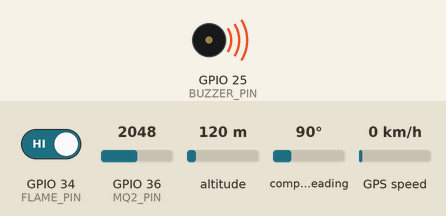
This sketch was run on a simulated ESP32. On the bench: buzzer (waves = sounding, pin HIGH). The test bench sets the inputs (shaded band); at power-on: GPIO 36 (MQ2_PIN) = 2048, GPIO 34 (FLAME_PIN) HIGH, altitude 120 m, compass heading 90°, GPS speed 0 km/h. WiFi joins after 1.5 s; servers stay silent unless stated; the local clock reads 2024-03-15 10:24:30 at power-on unless the sketch sets it; the GPS gets a fix after 3 s at 37.7749, -122.4194 with 8 satellites; what the sketch prints to the serial monitor is not drawn.

Above: at 4.7 s.
4.8 s: GPIO 36 (MQ2_PIN) set to 1944
6.3 s: GPIO 36 (MQ2_PIN) set to 1854
At 7.3 s:
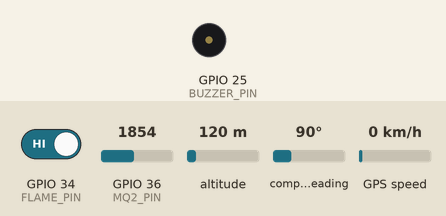
9.4 s: GPIO 34 (FLAME_PIN) driven LOW
At 10.7 s:
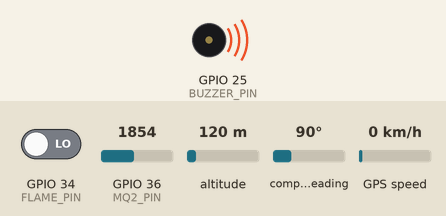
13.4 s: GPIO 34 (FLAME_PIN) driven HIGH
At 13.9 s:
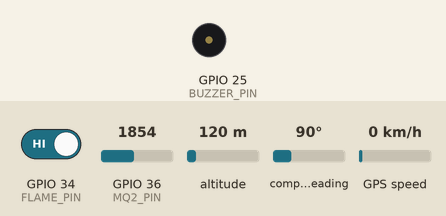
14.9 s: GPIO 36 (MQ2_PIN) set to 1940
At 16.1 s:
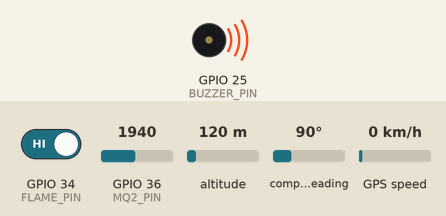
Timing chart, 0 to 17.5 s (numbered marks = the images above; inputs shaded):
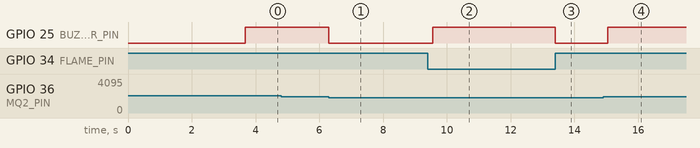

The sketch:

IOT_Firefighting.ino
```cpp
#include <TinyGPS++.h>
#include <HardwareSerial.h>
#include <WiFi.h>
#include <Firebase_ESP_Client.h>

#include <addons/TokenHelper.h>
#include <addons/RTDBHelper.h>

// ====== Device ID ======
#define DEVICE_ID "station_1"

// ====== Pin Configuration ======
#define MQ2_PIN       36
#define FLAME_PIN     34
#define BUZZER_PIN    25
#define GPS_RX_PIN    16
#define GPS_TX_PIN    17

// ====== Settings ======
#define GAS_THRESHOLD      1900
#define GPS_BAUD_RATE      9600
#define ALERT_INTERVAL     3000

//====== Firebase Configuration ======
#define WIFI_SSID "MERCURY_EC71"
#define WIFI_PASSWORD "12345678"
// #define WIFI_SSID "Bali Apartment"
// #define WIFI_PASSWORD "bali2019"
// #define WIFI_SSID "NUM PRINCIPAL"
// #define WIFI_PASSWORD "num@2023"
// #define WIFI_SSID "HIDDEN6"
// #define WIFI_PASSWORD "66667777"
#define DATABASE_URL "https://firefighting-241dc-default-rtdb.firebaseio.com/"
#define API_KEY "AIzaSyAxOdDcQ3kgUskH_nq0A40KQkrvUrYTzew"


#define DEFAULT_LAT 12.5659  // Example: Phnom Penh latitude
#define DEFAULT_LNG 104.9908 // Example: Phnom Penh longitude

TinyGPSPlus gps;
HardwareSerial gpsSerial(2);
FirebaseData fbdo;
FirebaseAuth auth;
FirebaseConfig config;

bool emergencyActive = false;
bool alertLogged = false;
unsigned long lastAlertTime = 0;
unsigned long lastSerialOutput = 0;

void initWiFi();
void initFirebase();
void reportFireToFirebase(bool fireDetected, bool gasDetected);
void logToRealtimeDatabase(bool fireDetected, bool gasDetected);
void handleEmergency();
void printSystemStatus(bool fire, bool gas);
void updateGPS();

void setup() {
  Serial.begin(115200);
  gpsSerial.begin(GPS_BAUD_RATE, SERIAL_8N1, GPS_RX_PIN, GPS_TX_PIN);
  gpsSerial.print("$PMTK220,200*2C\r\n");

  pinMode(FLAME_PIN, INPUT_PULLUP);
  pinMode(BUZZER_PIN, OUTPUT);
  digitalWrite(BUZZER_PIN, LOW);

  initWiFi();

  // ⏰ Sync time from NTP
  configTime(0, 0, "pool.ntp.org", "time.nist.gov");
  delay(2000);  // Wait for NTP sync

  initFirebase();

  Serial.println("\n🔥 Fire/Gas Detector with Firebase Alerts (Realtime DB)");
  Serial.print("This is: "); Serial.println(DEVICE_ID);
}

void loop() {
  updateGPS();

  bool fireDetected = (digitalRead(FLAME_PIN) == LOW);
  bool gasDetected = (analogRead(MQ2_PIN) > GAS_THRESHOLD);

    if (fireDetected || gasDetected) {
    if (!emergencyActive) {
      emergencyActive = true;
      lastAlertTime = millis() - ALERT_INTERVAL;
      Serial.println("\n⚠️ EMERGENCY DETECTED!");

      if (!alertLogged) {
        logToRealtimeDatabase(fireDetected, gasDetected);
        alertLogged = true;
      }
    }

    handleEmergency();

  } else {
    if (emergencyActive) {
      Serial.println("\n✅ Danger cleared");
    }

    emergencyActive = false;
    alertLogged = false;  // Reset only after danger is cleared
    digitalWrite(BUZZER_PIN, LOW);
  }


  if (millis() - lastSerialOutput > 2000) {
    printSystemStatus(fireDetected, gasDetected);
    reportFireToFirebase(fireDetected, gasDetected);
    lastSerialOutput = millis();
  }
}

void initWiFi() {
  WiFi.begin(WIFI_SSID, WIFI_PASSWORD);
  Serial.print("Connecting to WiFi");
  while (WiFi.status() != WL_CONNECTED) {
    Serial.print(".");
    delay(300);
  }
  Serial.println();
  Serial.print("Connected with IP: ");
  Serial.println(WiFi.localIP());
}

void initFirebase() {
  config.api_key = API_KEY;
  config.database_url = DATABASE_URL;
  auth.user.email = "user1@gmail.com";
  auth.user.password = "12345678";

  Firebase.begin(&config, &auth);
  Firebase.reconnectWiFi(true);
  Serial.println("✅ Firebase initialized");
}

void reportFireToFirebase(bool fireDetected, bool gasDetected) {
  if (WiFi.status() != WL_CONNECTED || !Firebase.ready()) {
    Serial.println("WiFi or Firebase not ready - can't report to RTDB");
    return;
  }

  String path = "fire_status/" + String(DEVICE_ID);
  FirebaseJson json;

  // Determine status
  String status;
  if (fireDetected) {
    status = "active";
  } else if (gasDetected) {
    status = "smoke";
  } else {
    status = "clear";
  }

  json.set("status", status);
  json.set("gasLevel", analogRead(MQ2_PIN));

  if (gps.location.isValid()) {
    json.set("latitude", gps.location.lat());
    json.set("longitude", gps.location.lng());
  } else {
    json.set("latitude", DEFAULT_LAT);
    json.set("longitude", DEFAULT_LNG);
  }

  if (Firebase.RTDB.setJSON(&fbdo, path.c_str(), &json)) {
    Serial.println("✅ Realtime fire_status updated");
  } else {
    Serial.println("❌ fire_status update failed: " + fbdo.errorReason());
  }
}


void logToRealtimeDatabase(bool fireDetected, bool gasDetected) {
  if (!Firebase.ready() || WiFi.status() != WL_CONNECTED) return;

  String path = "fire_alerts/" + String(DEVICE_ID);

  FirebaseJson alert;

  // Generate unique message ID
  String messageId = String(DEVICE_ID) + "_" + String(millis());
  alert.set("messageId", messageId);
  alert.set("stationId", DEVICE_ID);

  // Determine status
  String status;
  if (fireDetected) {
    status = "active";
  } else if (gasDetected) {
    status = "smoke";
  } else {
    status = "clear";
  }
  alert.set("status", status);

  alert.set("fireDetected", fireDetected);
  alert.set("gasDetected", gasDetected);
  alert.set("gasLevel", analogRead(MQ2_PIN));

  if (gps.location.isValid()) {
    alert.set("latitude", gps.location.lat());
    alert.set("longitude", gps.location.lng());
  } else {
    alert.set("latitude", 0);
    alert.set("longitude", 0);
  }

  // Add timestamp
  time_t now;
  time(&now);
  char timeStr[32];
  strftime(timeStr, sizeof(timeStr), "%Y-%m-%dT%H:%M:%SZ", gmtime(&now));
  alert.set("triggeredAt", String(timeStr));

  Serial.println("Logging alert to fire_alerts...");
  if (Firebase.RTDB.pushJSON(&fbdo, path.c_str(), &alert)) {
    Serial.println("✅ Alert logged with messageId: " + messageId);
  } else {
    Serial.println("❌ Failed to log alert: " + fbdo.errorReason());
  }
}


void handleEmergency() {
  digitalWrite(BUZZER_PIN, HIGH);

  if (millis() - lastAlertTime > ALERT_INTERVAL) {
    if (gps.location.isValid() && gps.location.age() < 2000) {
      Serial.println("\n🚨 EMERGENCY LOCATION 🚨");
      Serial.print("Latitude: ");
      Serial.println(gps.location.lat(), 6);
      Serial.print("Longitude: ");
      Serial.println(gps.location.lng(), 6);
      Serial.print("Satellites: ");
      Serial.println(gps.satellites.value());
    } else {
      Serial.println("⌛️ Acquiring GPS fix...");
    }
    lastAlertTime = millis();
  }
}

void updateGPS() {
  while (gpsSerial.available()) {
    gps.encode(gpsSerial.read());
  }
}

void printSystemStatus(bool fire, bool gas) {
  Serial.print("\nSYSTEM STATUS | ");
  Serial.print("Fire: ");
  Serial.print(fire ? "DETECTED" : "Clear");
  Serial.print(" | Gas: ");
  Serial.print(gas ? "DETECTED (" : "Clear (");
  Serial.print(analogRead(MQ2_PIN));
  Serial.print("/") ;
  Serial.print(GAS_THRESHOLD);
  Serial.print(") | WiFi: ");
  Serial.print(WiFi.status() == WL_CONNECTED ? "Connected" : "Disconnected");
  Serial.print(" | Firebase: ");
  Serial.print(Firebase.ready() ? "Ready" : "Not ready");
  Serial.print(" | GPS: ");
  Serial.print(gps.satellites.isValid() ? String(gps.satellites.value()) + " sats" : "No fix");
}
```

Measured:
- the behaviour switches between 1901 and 1900 on GPIO 36 (MQ2_PIN) (found by bisection; images 0 and 1)
- after the input at 4.8 s, every drawn part: stays the same
- after the input at 6.3 s, GPIO 25 (BUZZER_PIN): HIGH → LOW at once
- after the input at 9.4 s, GPIO 25 (BUZZER_PIN): LOW → HIGH after 0.15 s
- after the input at 13.4 s, GPIO 25 (BUZZER_PIN): HIGH → LOW at once
- after the input at 14.9 s, GPIO 25 (BUZZER_PIN): LOW → HIGH after 0.15 s
